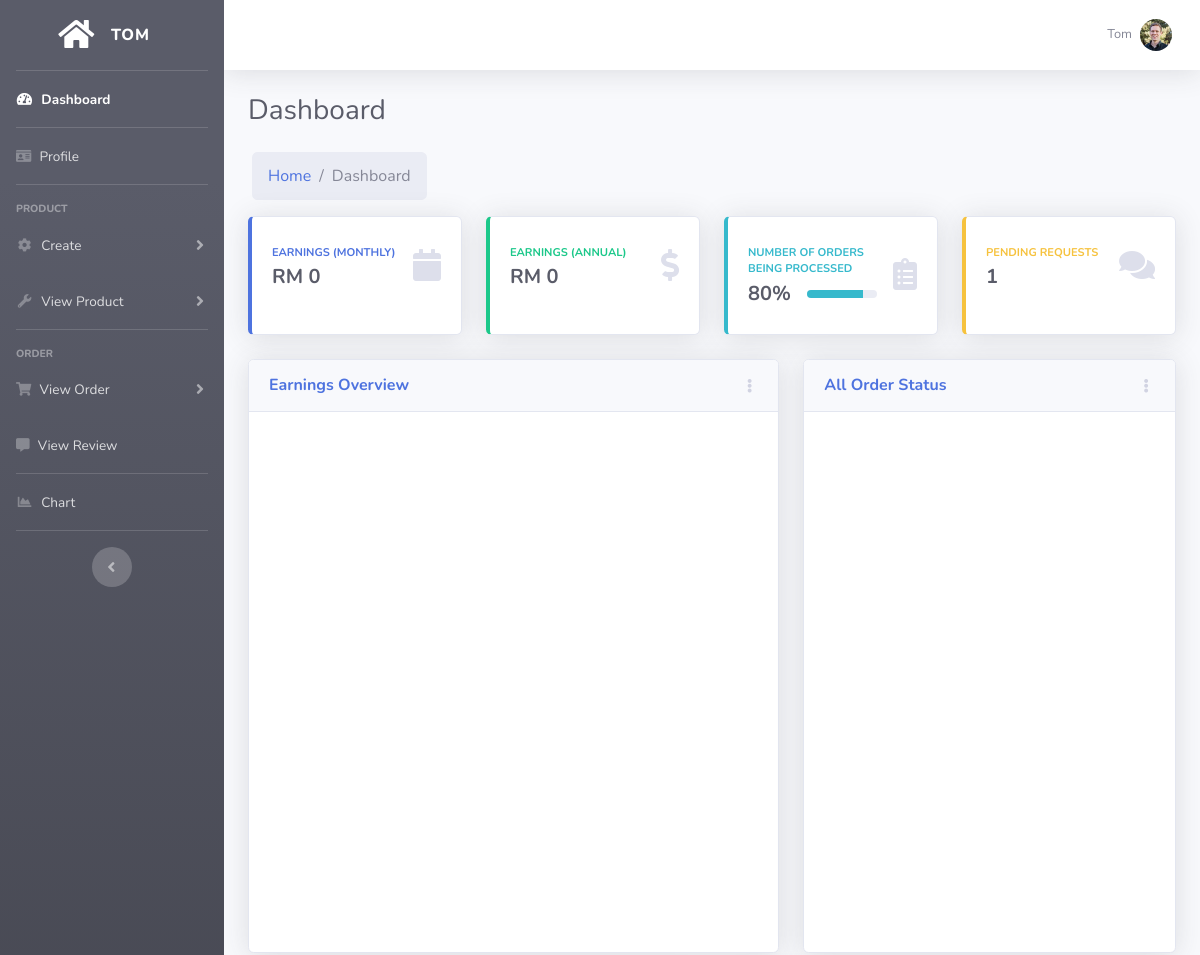
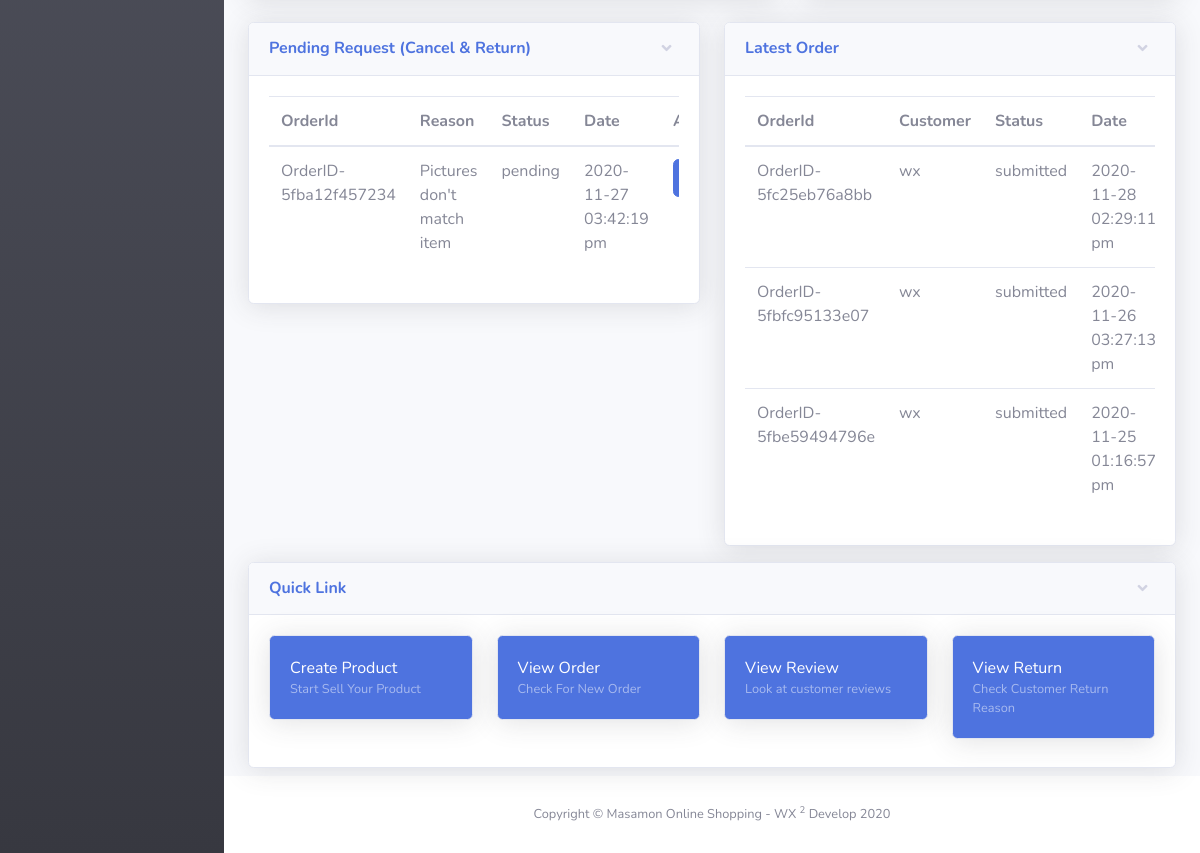
The app's page /business/dashboard.php (signed in) with its own data (2 pictures, top to bottom).
### tables this page shows
CREATE TABLE `cartintegration` (
  `cartIntegrationId` varchar(255) NOT NULL,
  `cartId` varchar(255) NOT NULL,
  `productId` varchar(255) NOT NULL,
  `userId` varchar(255) NOT NULL,
  `sellerId` varchar(255) NOT NULL,
  `variation` varchar(255) NOT NULL,
  `quantity` int(255) NOT NULL,
  `status` varchar(255) NOT NULL,
  `returnRequest` int(5) NOT NULL COMMENT '0:yes, 1:no	',
  `cancelRequest` int(5) NOT NULL COMMENT '0:yes, 1:no	',
  `detentionPeriod` timestamp NULL DEFAULT NULL,
  `created_time` timestamp NULL DEFAULT NULL,
  `update_time` timestamp NULL DEFAULT NULL
);

CREATE TABLE `orderlist` (
  `orderId` varchar(255) NOT NULL,
  `userId` varchar(255) NOT NULL,
  `cartId` varchar(255) NOT NULL,
  `shipId` varchar(255) NOT NULL,
  `amount` double(10,2) NOT NULL,
  `status` varchar(255) NOT NULL,
  `created_time` timestamp NULL DEFAULT NULL,
  `update_time` timestamp NULL DEFAULT NULL
);

CREATE TABLE `actioncenter` (
  `actionId` varchar(255) NOT NULL,
  `cartIntegrationId` varchar(255) NOT NULL,
  `actionReason` varchar(255) NOT NULL,
  `actionAddtionalReason` varchar(255) NOT NULL,
  `actionStatus` varchar(255) NOT NULL,
  `created_time` timestamp NULL DEFAULT NULL,
  `update_time` timestamp NULL DEFAULT NULL
);

CREATE TABLE `user` (
  `userId` varchar(255) NOT NULL,
  `userName` varchar(255) NOT NULL,
  `firstName` varchar(255) NOT NULL,
  `lastName` varchar(255) NOT NULL,
  `email` varchar(255) NOT NULL,
  `phoneNo` int(11) NOT NULL,
  `gender` varchar(6) NOT NULL,
  `birthday` date NOT NULL,
  `image` varchar(255) NOT NULL,
  `password` varchar(255) NOT NULL,
  `create_date` timestamp NULL DEFAULT NULL,
  `lastLogin` timestamp NOT NULL DEFAULT current_timestamp()
);

### business/dashboard.php (the view, shortened to what the rows shown need)
<?php
  include("../config.php");
  $sellerId = $_SESSION['sellerId'];
?>
<!DOCTYPE html>
<html lang="en">
<head>
  <link href="../vendor/fontawesome-free/css/all.min.css" rel="stylesheet" type="text/css">
  <link href="../css/sb-admin-2.min.css" rel="stylesheet">
</head>
<body id="page-top">
  <div id="wrapper">
    <div id="content-wrapper" class="d-flex flex-column">
      <div id="content">
        <div class="container-fluid">
          <div class="d-sm-flex align-items-center justify-content-between mb-4">
            <h1 class="h3 mb-0 text-gray-800">Dashboard</h1>
          </div>
          <div class="row">
            <div class="col-lg-6 mb-2">
               <div class="card shadow mb-2">
                <div class="collapse show" id="collapseLatestCancel">
                  <div class="card-body">
                    <div class="table-responsive">
                      <table class="table table-hover">
                        <thead>
                          <tr>
                            <th scope="col">OrderId</th>
                            <th scope="col">Reason</th>
                            <th scope="col">Status</th>
                            <th scope="col">Date</th>
                            <th scope="col">Action</th>
                          </tr>
                        </thead>
                        <tbody>
                          <?php
                            $latestRequest = "SELECT cartintegration.*, actioncenter.*, orderlist.orderId, actioncenter.created_time AS 'requestDate' FROM `cartintegration` LEFT JOIN actioncenter ON cartintegration.cartIntegrationId = actioncenter.cartIntegrationId LEFT JOIN orderlist ON cartintegration.cartId = orderlist.cartId WHERE cartintegration.sellerId = '$sellerId' AND actioncenter.actionStatus = 'pending' ORDER BY actioncenter.created_time DESC LIMIT 0,3";
                            $resultLatestRequest = $conn->query($latestRequest);
                            if($resultLatestRequest->num_rows > 0){
                              while($row = $resultLatestRequest->fetch_assoc()){
                                $requestDate = date('Y-m-d h:i:s a', strtotime($row['requestDate']));
                          ?>
                          <tr>
                            <td><?php echo $row['orderId'];?></td>
                            <td><?php echo $row['actionReason'];?></td>
                            <td><?php echo $row['actionStatus'];?></td>
                            <td><?php echo $requestDate;?></td>
                            <td>
                              <a class="btn btn-primary" href="orderDetail.php?orderId=<?php echo $row['orderId'] ?>&cartIntegrationId=<?php echo $row['cartIntegrationId'] ?>" data-toggle="tooltip" data-placement="top" title="View" role="button">
                              </a>
                            </td>
                          </tr>
                          <?php
                              }
                            }else{
                          ?>
                            <tr>
                              <td  colspan="5"> No More Reqeust Result</td>
                            </tr>
                          <?php
                            }
                          ?>
                        </tbody>
                      </table>
                    </div>
                  </div>
                </div>
              </div>
            </div>
            <div class="col-lg-6 mb-2">
              <div class="card shadow mb-2">
                <div class="collapse show" id="collapseLatestOrder">
                  <div class="card-body">
                    <div class="table-responsive">
                      <table class="table table-hover">
                        <thead>
                          <tr>
                            <th scope="col">OrderId</th>
                            <th scope="col">Customer</th>
                            <th scope="col">Status</th>
                            <th scope="col">Date</th>
                          </tr>
                        </thead>
                        <tbody>
                          <?php
                            $latestOrder = "SELECT cartintegration.*, cartintegration.status AS 'orderStatus',orderlist.*, orderlist.created_time AS 'orderDate' ,user.userName FROM `cartintegration` LEFT JOIN user ON cartintegration.userId = user.userId INNER JOIN orderlist ON cartintegration.cartId = orderlist.cartId WHERE cartintegration.sellerId = '$sellerId' AND cartintegration.status = 'submitted' AND cartintegration.cancelRequest = '' AND cartintegration.returnRequest = '' ORDER BY orderlist.created_time DESC LIMIT 0,3";
                            $resultLatestOrder = $conn->query($latestOrder);
                            if($resultLatestOrder->num_rows > 0){
                              while($row = $resultLatestOrder->fetch_assoc()){
                                $orderDate = date('Y-m-d h:i:s a', strtotime($row['orderDate']));
                          ?>
                            <tr>
                              <td><?php echo $row['orderId']?></td>
                              <td><?php echo $row['userName'] ;?></td>
                              <td><?php echo $row['orderStatus'];?></td>
                              <td><?php echo $orderDate;?></td>
                            </tr>
                          <?php
                              }
                            }else{
                          ?>
                            <tr>
                              <td  colspan="5"> No More New Order Result</td>
                            </tr>
                          <?php
                            }
                          ?>
                        </tbody>
                      </table>
                    </div>
                  </div>
                </div>
              </div>
            </div>
          </div>
        </div>
      </div>
    </div>
  </div>
</body>
</html>

### records on screen
cartintegration: orderlist.orderId "OrderID-5fba12f457234", actioncenter.actionReason "Pictures don't match item", actioncenter.actionStatus "pending"
cartintegration: orderlist.orderId "OrderID-5fc25eb76a8bb", userId.userName "wx", status "submitted"
cartintegration: orderlist.orderId "OrderID-5fbfc95133e07", userId.userName "wx", status "submitted"
cartintegration: orderlist.orderId "OrderID-5fbe59494796e", userId.userName "wx", status "submitted"

### other values on screen
$_SESSION['sellerName'] "TOM"
$sellerName "Tom"
$totalAmountOfMontly "0"
$totalAmountOfYear "0"
$percent "80"
$requestTotal "1"
